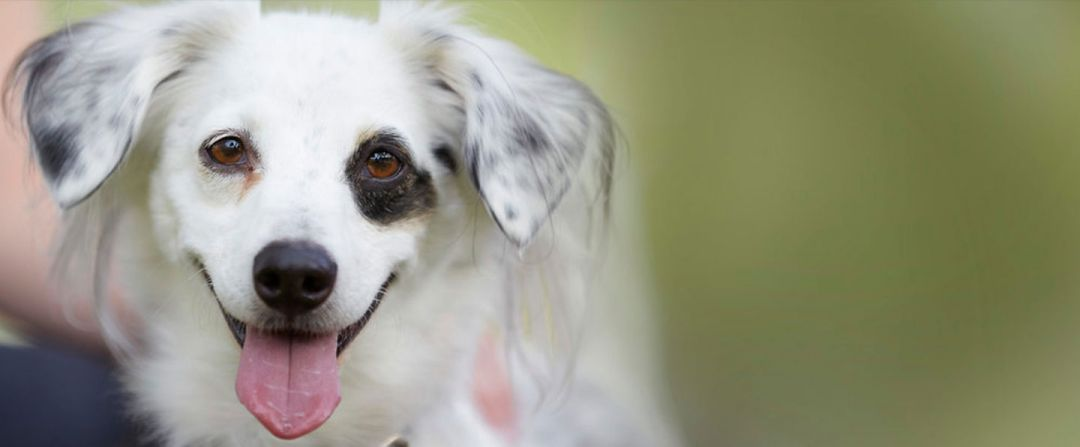
#> input picture python/Lecture9/dog.jpeg, 1080 x 447 px
$ python lecture9.demo4.py
#> lines starting #> are read from the running program, lines starting #| are printed output that depends on the picture; pictures that were not available may be replaced by others from this repository, and a replacement may not be noted
#!/usr/bin/env python3
# -*- coding: utf-8 -*-

from PIL import Image
image_file = Image.open("dog.jpeg") # open colour image
#> image_file is the input picture: PIL image 1080x447 RGB; mean R, G, B 150.2, 150.1, 129.7
image_file = image_file.convert('RGBA')
#> image_file: PIL image 1080x447 RGBA
logo = Image.open('logo.png') # open logo file
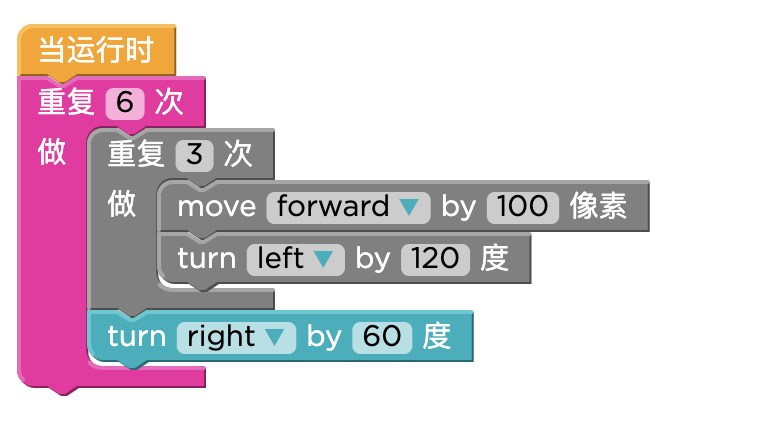
#> input picture python/Lecture10/lecture10.pic1.1.png, 770 x 444 px, given in place of logo.png, which was not available
#> logo is the input picture: PIL image 770x444 RGBA; mean R, G, B, A 222, 211.6, 218.1, 255
logo = logo.convert('RGBA')
logo_newwidth = int(image_file.width / 3)
#> logo_newwidth = 360
logo.thumbnail((logo_newwidth, logo.height/logo.width * logo_newwidth))
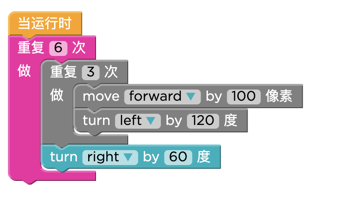
#> logo: PIL image 359x207 RGBA; mean R, G, B, A 222, 211.6, 218, 255

result_img = Image.new('RGBA', image_file.size, (0,0,0,0))
#> result_img: PIL image 1080x447 RGBA; every value is 0

result_img.paste(image_file, (0,0))

#分离通道
r,g,b,a = logo.split()
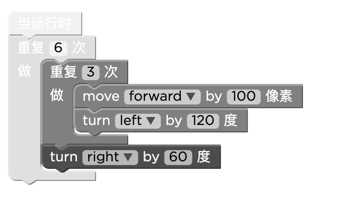
#> r: PIL image 359x207 L; min 0, max 255, mean 222
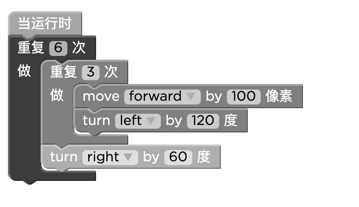
#> g: PIL image 359x207 L; min 0, max 255, mean 211.6
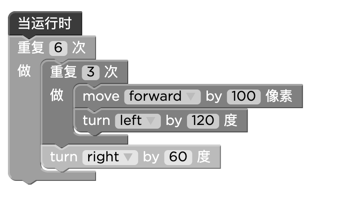
#> b: PIL image 359x207 L; min 0, max 255, mean 218
#> a: PIL image 359x207 L; every value is 255

#position = (0,0)
position = ((image_file.width - logo.width), (image_file.height - logo.height))
#> position = (721, 240)
result_img.paste(logo, position, logo)
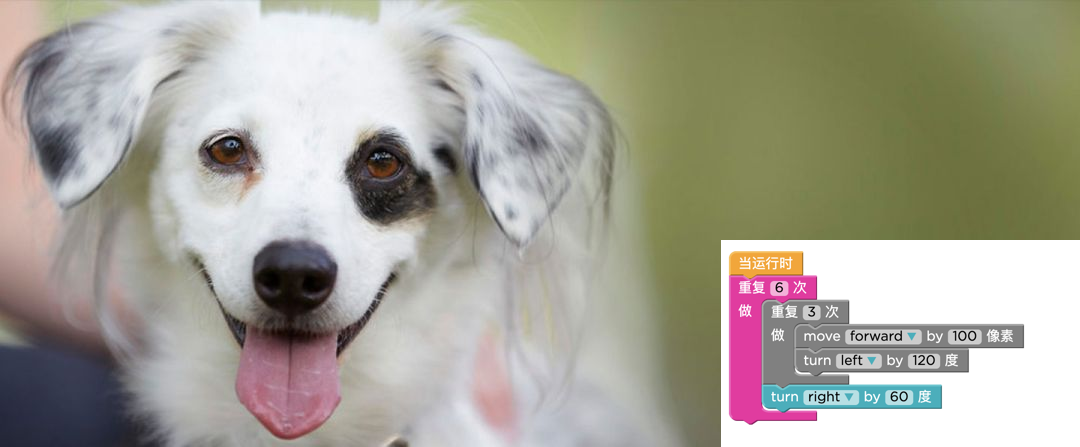
#> result_img: PIL image 1080x447 RGBA; mean R, G, B, A 166.5, 164.2, 151.5, 255
# result_img.paste(logo, position, mask=a)
result_img.save('dog_logo2.png')
